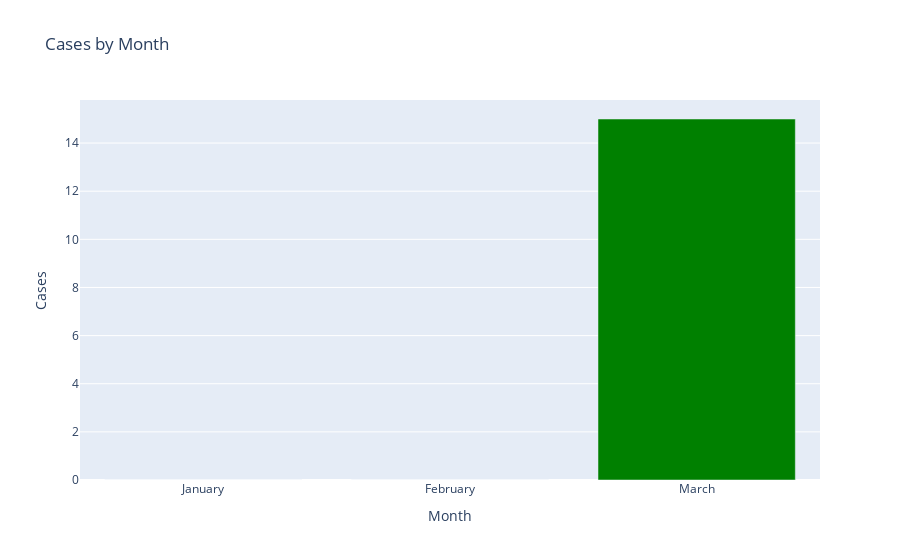

Source (notebook cell):
### Code cell
df =  india_covid_df[india_covid_df['State']==str('Kerala')]
df = df[['Month', 'Foreigner']]

# Group the data by Month
line_data = df.groupby('Month').sum().reset_index()
line_data = line_data.set_index('Month')
new_order = ['January', 'February', 'March']

line_data = line_data.reindex(new_order, fill_value='scalar')
line_data = line_data.reset_index()

fig = go.Figure([go.Bar(x=line_data['Month'], y=line_data['Foreigner'], marker_color=['purple','blue','green'])])
fig.update_layout(title='Cases by Month', xaxis_title='Month', yaxis_title='Cases')
fig

### Figure 1 — Plotly figure (JSON) as saved in the notebook; plotly's stock layout.template omitted (floating-point values rounded to 4 significant figures)
{"data": [{"marker": {"color": ["purple", "blue", "green"]}, "type": "bar", "x": ["January", "February", "March"], "y": [0, 0, 15]}], "layout": {"title": {"text": "Cases by Month"}, "xaxis": {"title": {"text": "Month"}}, "yaxis": {"title": {"text": "Cases"}}}}
